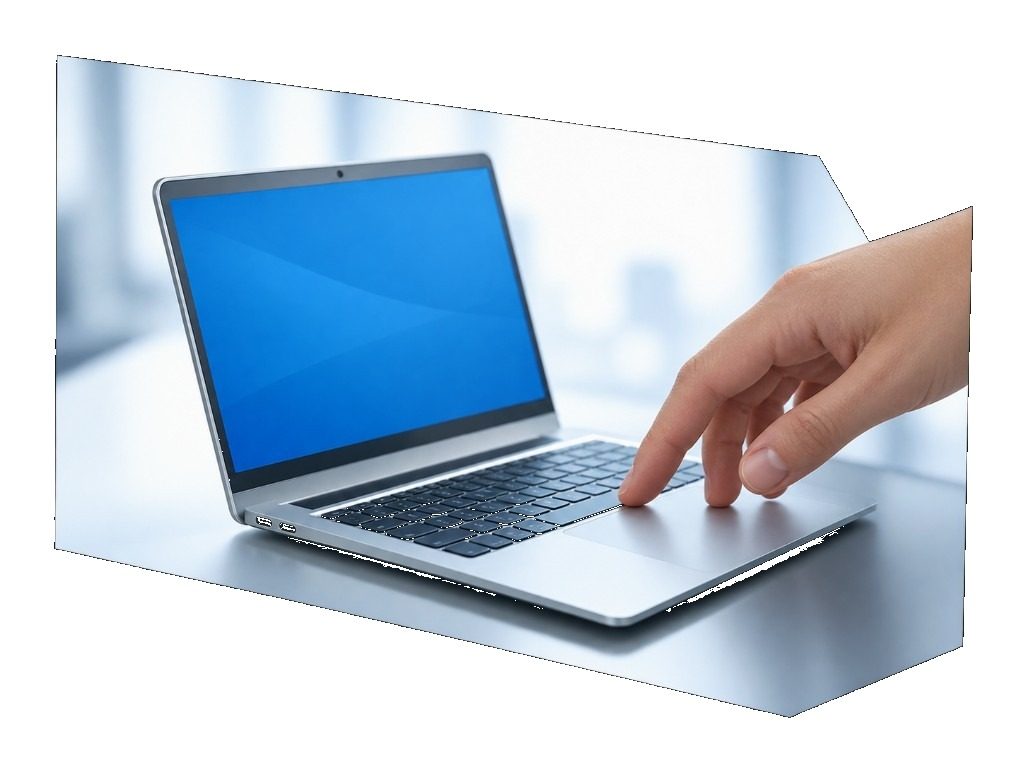
#> input picture assets/service-aiweb-photo.jpg, 1024 x 768 px
$ python _an5.py assets/service-aiweb-photo.jpg
#> lines starting #> are read from the running program, lines starting #| are printed output that depends on the picture; after the words box and inside, x2 and y2 are one past the last pixel; in counts of white or black regions, pixels touching at a corner belong together
from PIL import Image
import sys, numpy as np
im=Image.open(sys.argv[1]).convert("RGB")
#> im is the input picture: PIL image 1024x768 RGB; mean R, G, B 191.3, 205.5, 219.3
a=np.asarray(im).astype(int)
h,w,_=a.shape
#> h = 768; w = 1024
print("size",w,h)
#| size 1024 768
sat=a.max(axis=2)-a.min(axis=2)
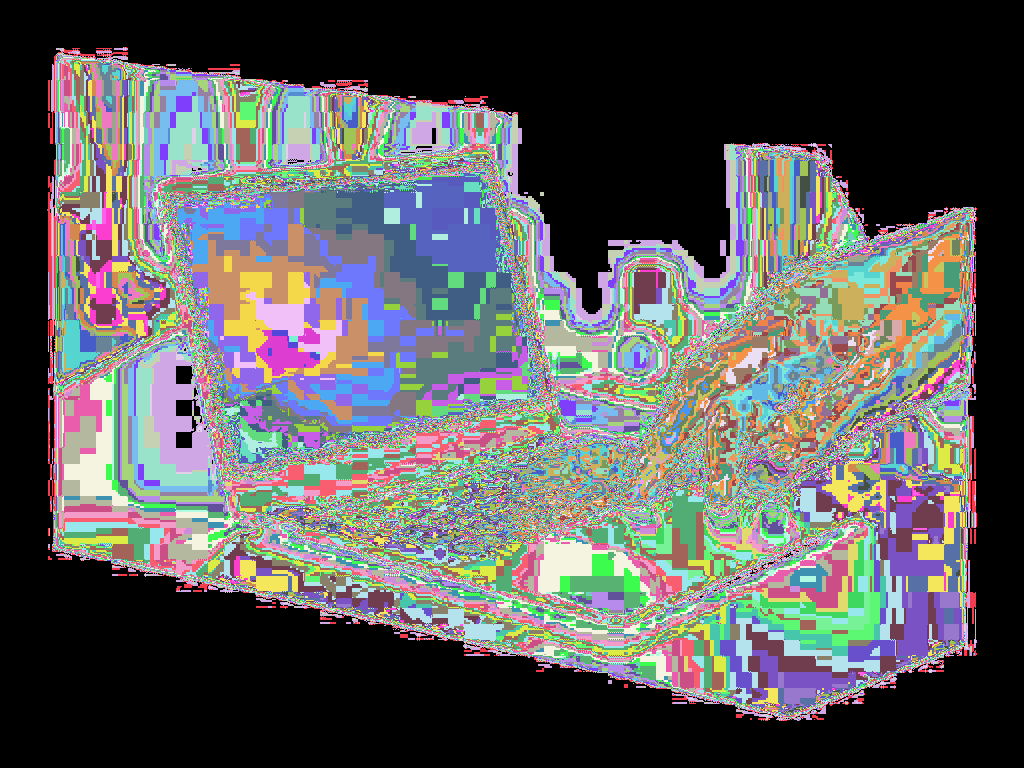
#> sat: shape (768, 1024) int64; 218 distinct labels, from 0 to 219; one colour per label, 0 black
lum=a.sum(axis=2)/3
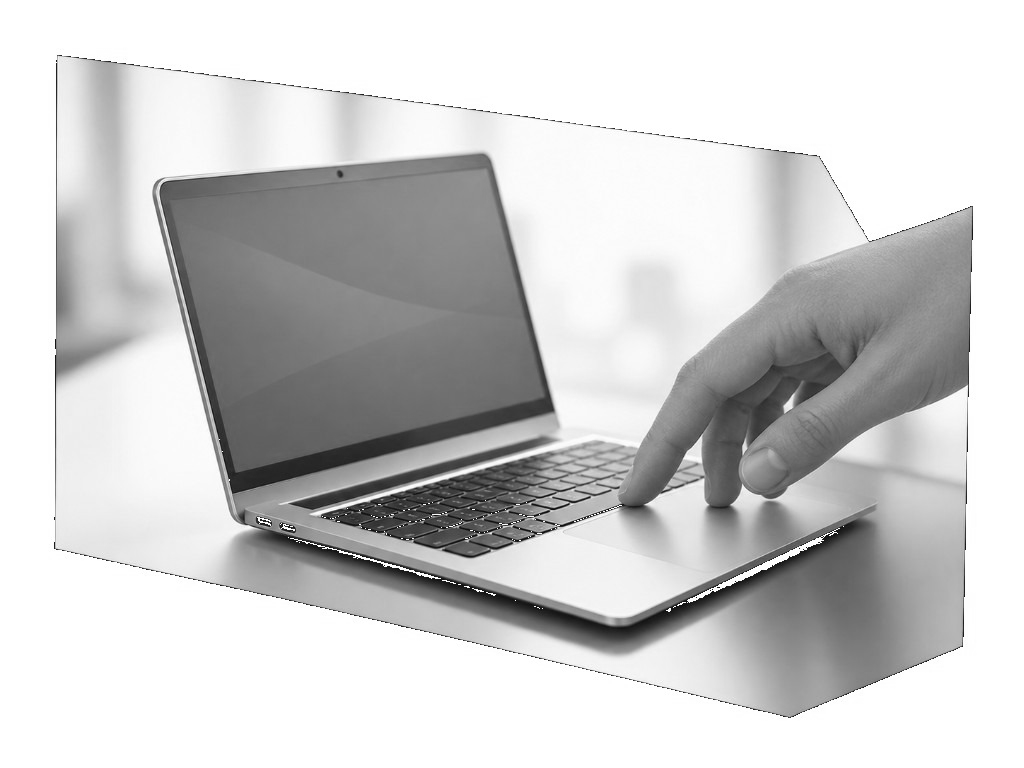
#> lum: shape (768, 1024) float64; min 11.33, max 255, mean 205.4
ink=(sat>25)|(lum<225)
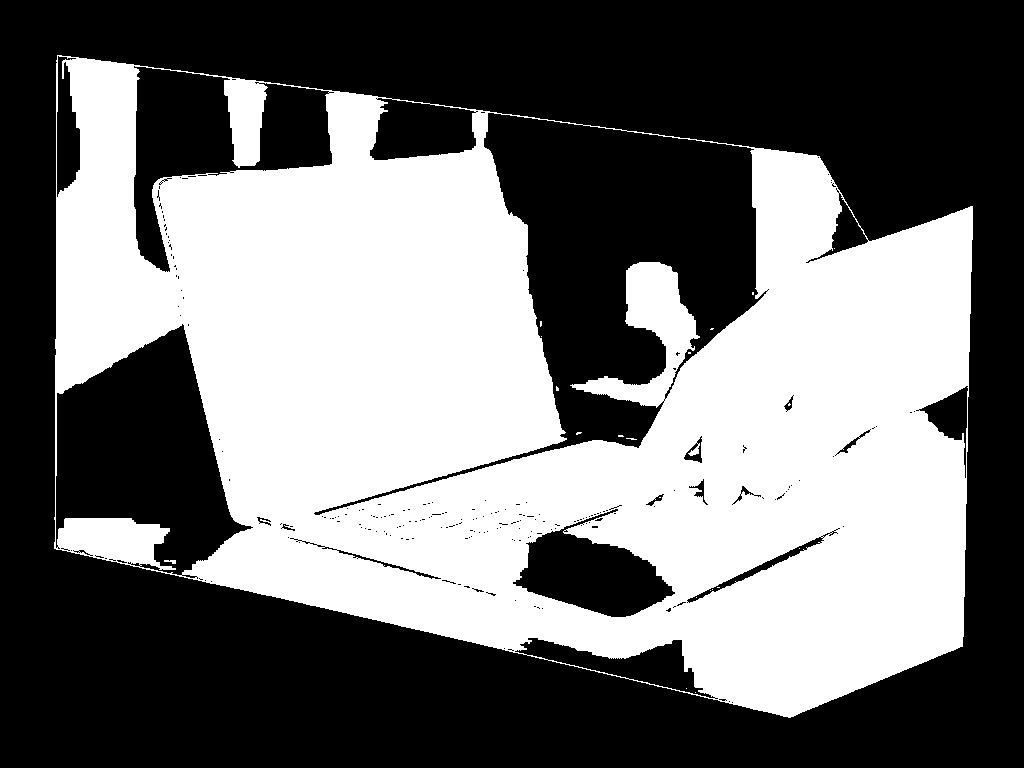
#> ink: shape (768, 1024) bool; 44.2% white; 21 white regions (19 under 20 px), largest, box (x1, y1, x2, y2) and area: (54, 55, 973, 718) 347374, (164, 560, 176, 564) 31
def lines(x0,x1,y0,y1,lab,thr=1):
    m=ink[y0:y1,x0:x1]
    rs=m.sum(axis=1)
    bands=[];cur=None
    for i,v in enumerate(rs):
        if v>=thr and cur is None: cur=i
        elif v<thr and cur is not None:
            bands.append((y0+cur,y0+i-1)); cur=None
    if cur is not None: bands.append((y0+cur,y1-1))
    print(lab)
    for (b0,b1) in bands:
        mm=ink[b0:b1+1,x0:x1]; cs=mm.sum(axis=0); xs=np.where(cs>=1)[0]
        print(f"   y {b0}-{b1} h{b1-b0+1:3d}  x {x0+xs.min()}-{x0+xs.max()}")
for spec in sys.argv[2:]:
    x0,x1,y0,y1,lab=spec.split(",")
    lines(int(x0),int(x1),int(y0),int(y1),lab)

$ run again, on assets/contact-visual.jpg
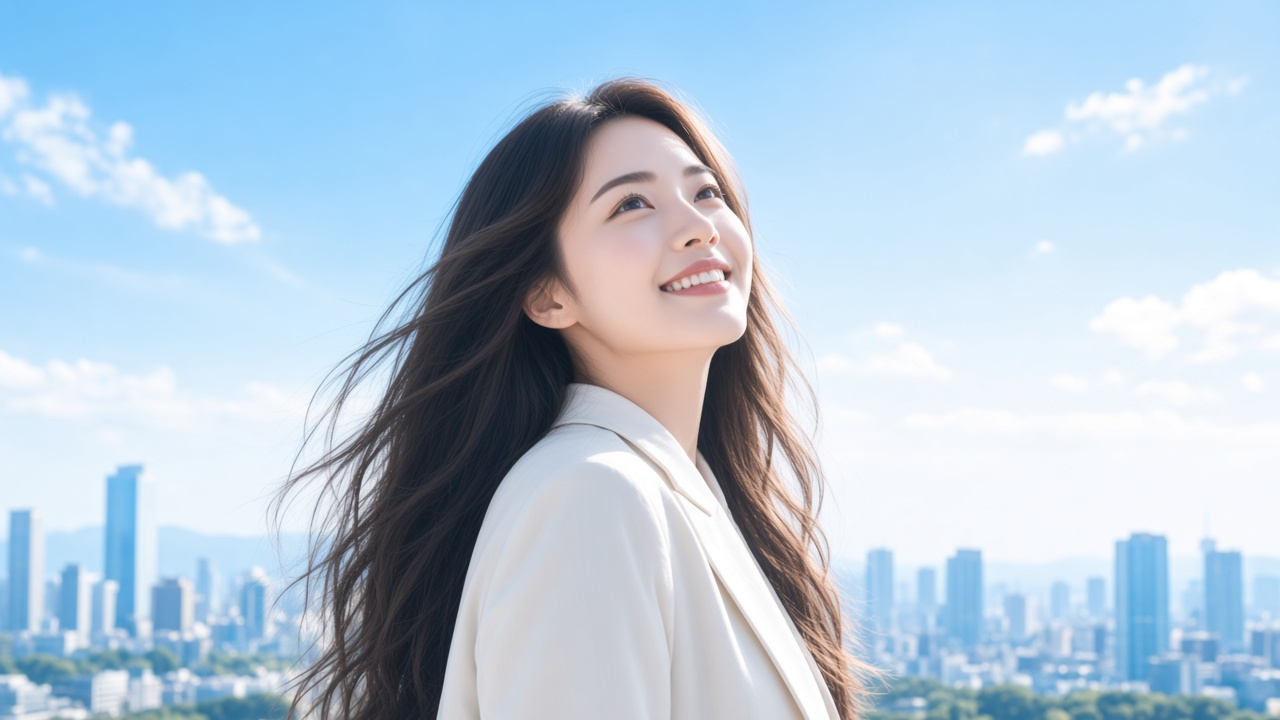
#> input picture assets/contact-visual.jpg, 1280 x 720 px
#> im is the input picture: PIL image 1280x720 RGB; mean R, G, B 179.9, 200.1, 217.3
#| size 1280 720
#> `sat=a.max(axis=2)-a.min(axis=2)`:
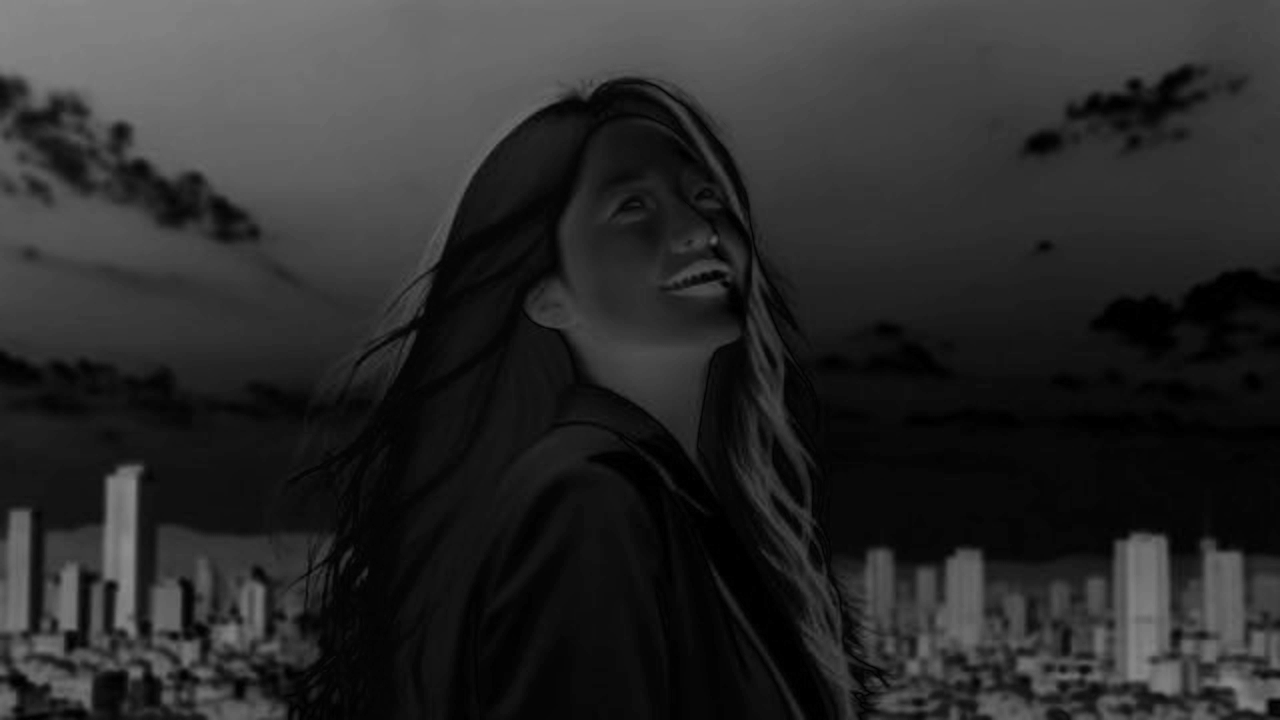
#> sat: shape (720, 1280) int64; min 0, max 141, mean 43.4
#> `ink=(sat>25)|(lum<225)`:
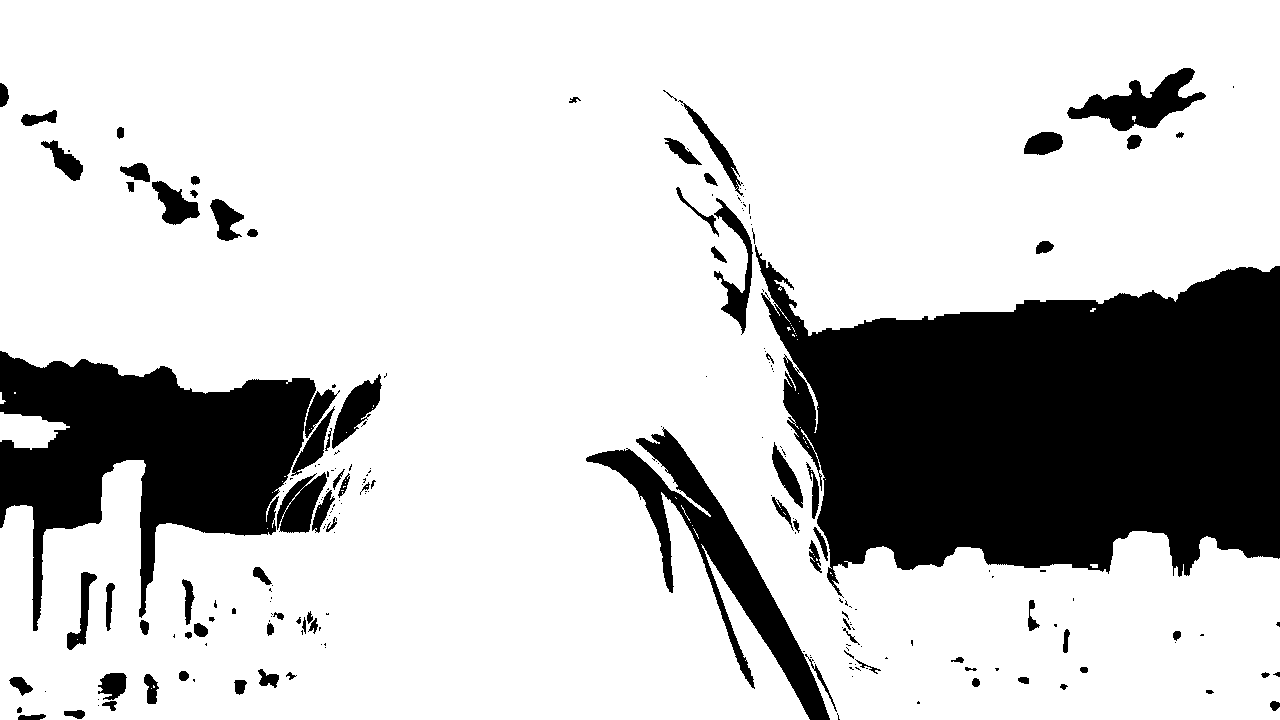
#> ink: shape (720, 1280) bool; 78% white; 220 black regions (130 under 20 px), largest, box (x1, y1, x2, y2) and area: (755, 245, 1280, 598) 122290, (0, 351, 316, 631) 42588, (586, 427, 830, 720) 13674

$ run again, on assets/hero-services.jpg
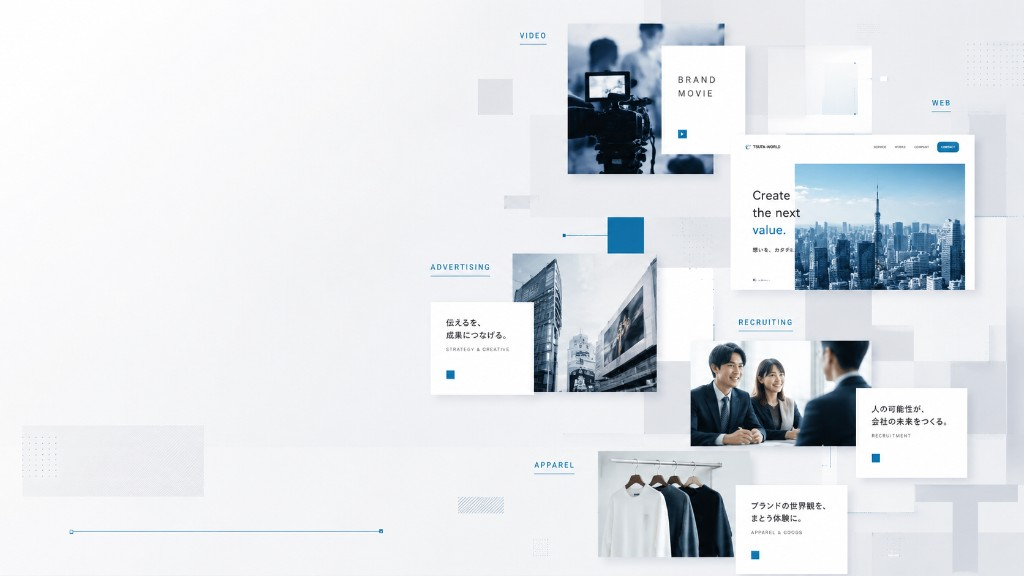
#> input picture assets/hero-services.jpg, 1024 x 576 px
#> im is the input picture: PIL image 1024x576 RGB; mean R, G, B 223.4, 227.1, 231.4
#| size 1024 576
#> `sat=a.max(axis=2)-a.min(axis=2)`:
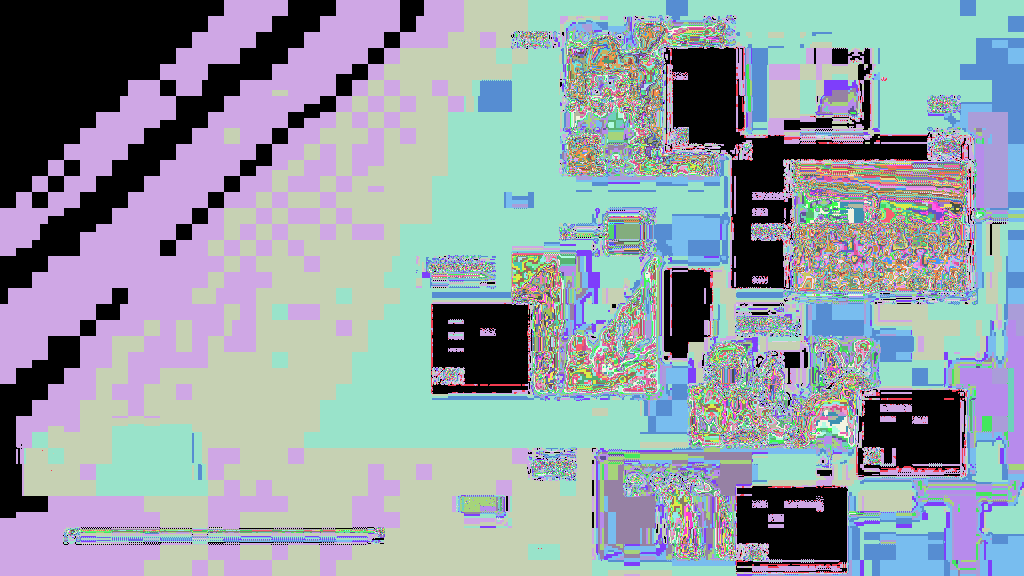
#> sat: shape (576, 1024) int64; 177 distinct labels, from 0 to 181; one colour per label, 0 black
#> `ink=(sat>25)|(lum<225)`:
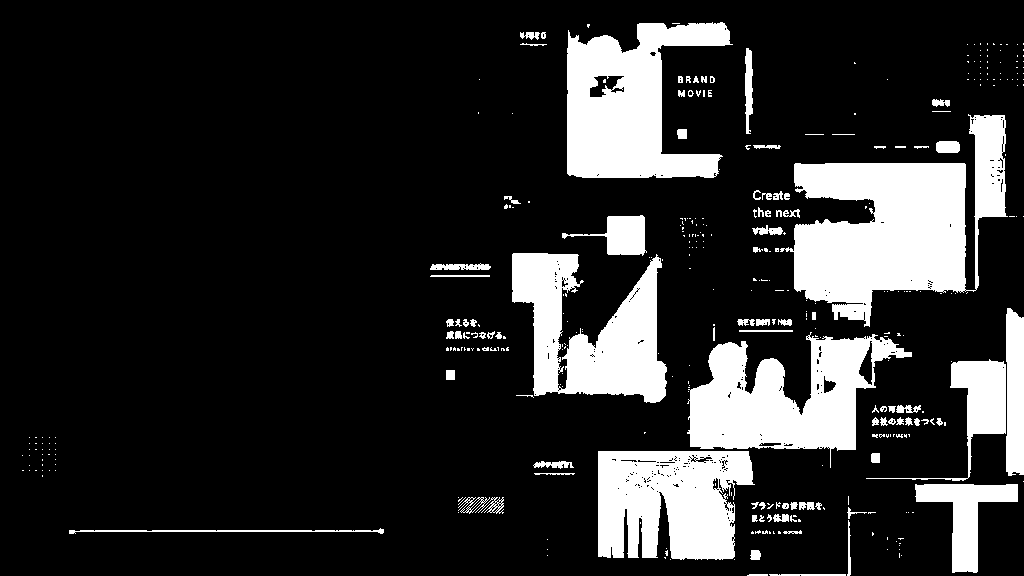
#> ink: shape (576, 1024) bool; 17.2% white; 370 white regions (275 under 20 px), largest, box (x1, y1, x2, y2) and area: (780, 114, 1008, 327) 24489, (567, 22, 733, 178) 15684, (687, 332, 912, 468) 15142
